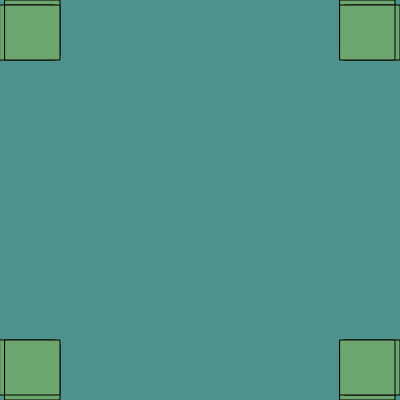
Frame 1 (no input)
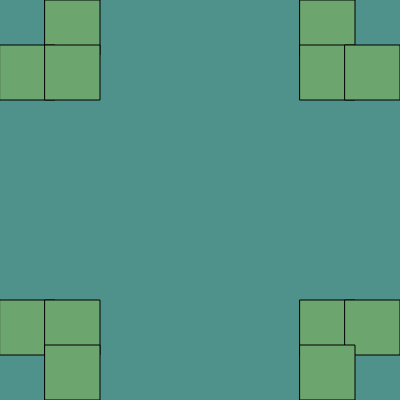
Frame 60 (no input)
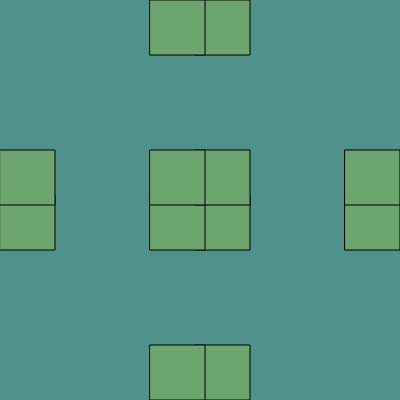
Frame 120 (the mouse pressed at the canvas centre since frame 60)

The p5.js sketch that drew these frames (run headless with seeded random() and noise() and a simulated clock; from frame 60 on, the mouse is pressed at the canvas centre):

// p5.js sketch
// ── sketch.js
var offset = 0;
function setup() {
  createCanvas(400, 400);
}

function draw() {
  background("rgb(79,145,139)");
  fill("rgb(109,165,110)");
  offset = offset + 5;
  if (offset > 400) {
    offset = 0;
  }
  rect(0 + offset, 0, 55, 55);
  rect(0 , 0 + offset, 55, 55)
  rect(0 + offset , 0 + offset ,55 ,55)
  
  rect(345 - offset, 0 , 55 , 55)
  rect(345 , 0 + offset , 55 , 55)
  rect(345 - offset , 0 + offset , 55 , 55)
  
  
  rect(0 , 345 - offset , 55 , 55)
  rect(0 + offset , 345 , 55 , 55)
  rect(0 + offset , 345 - offset , 55 , 55 )
  
  
  rect(345 - offset , 345 , 55 , 55)
  rect(345 , 345 - offset , 55 , 55)
  rect(345 - offset , 345 - offset , 55 , 55)
  

}
